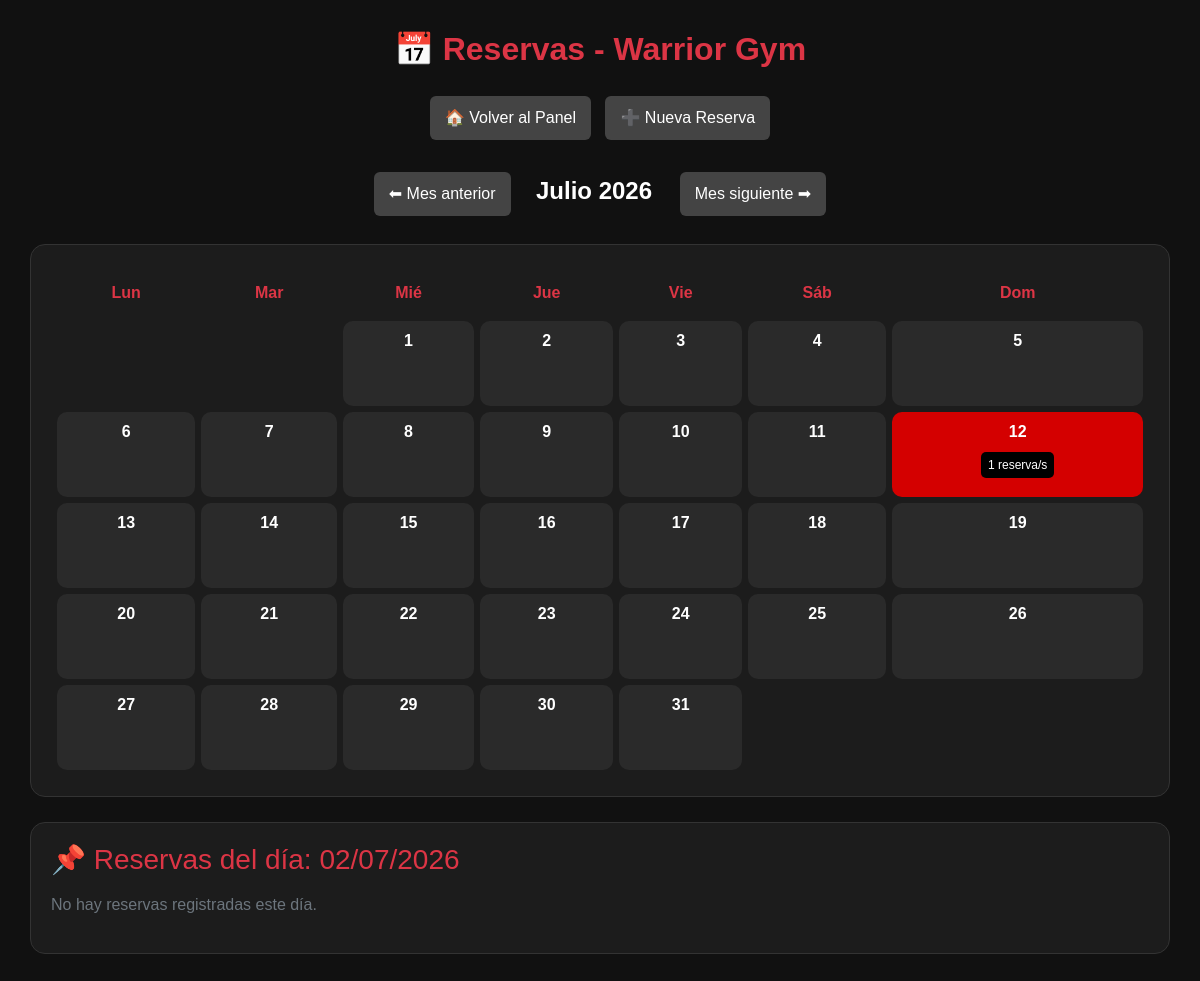
Before: /admin/reservas.php?mes=7&anio=2026&dia=2026-07-02 (signed in) with the older database file.
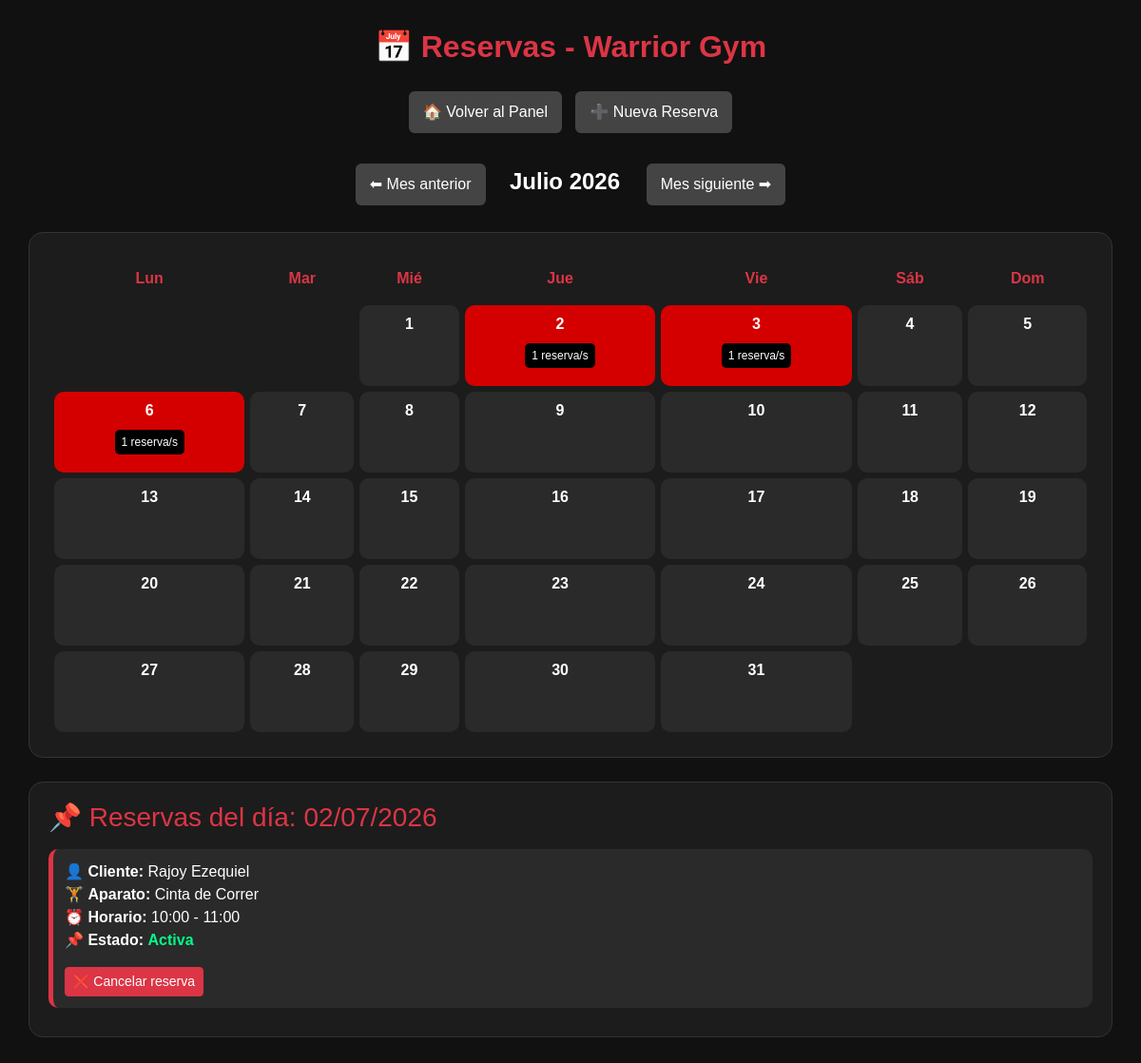
After: the same page with the newer database file.
### tables this page shows
CREATE TABLE `reservas` (
  `id_reserva` int(11) NOT NULL AUTO_INCREMENT,
  `id_cliente` int(11) NOT NULL,
  `id_aparato` int(11) NOT NULL,
  `fecha` date NOT NULL,
  `hora_inicio` time NOT NULL,
  `hora_fin` time NOT NULL,
  `estado_reserva` enum('Pendiente','Activa','Cancelada','Finalizada') NOT NULL DEFAULT 'Pendiente',
  PRIMARY KEY (`id_reserva`),
  UNIQUE KEY `id_cliente` (`id_cliente`,`id_aparato`,`fecha`,`hora_inicio`),
  KEY `id_aparato` (`id_aparato`),
  CONSTRAINT `reservas_ibfk_1` FOREIGN KEY (`id_cliente`) REFERENCES `clientes` (`id_cliente`),
  CONSTRAINT `reservas_ibfk_2` FOREIGN KEY (`id_aparato`) REFERENCES `aparatos` (`id_aparato`),
  CONSTRAINT `CONSTRAINT_1` CHECK (`hora_inicio` < `hora_fin`),
  CONSTRAINT `CONSTRAINT_2` CHECK (`hora_inicio` < `hora_fin`)
);

CREATE TABLE `clientes` (
  `id_cliente` int(11) NOT NULL AUTO_INCREMENT,
  `id_tipo_documento` int(11) NOT NULL,
  `numero_documento` varchar(20) NOT NULL,
  `nombre` varchar(50) NOT NULL,
  `apellido` varchar(50) NOT NULL,
  `telefono` varchar(20) DEFAULT NULL,
  `email` varchar(100) DEFAULT NULL,
  `direccion` varchar(100) DEFAULT NULL,
  `fecha_nacimiento` date DEFAULT NULL,
  `fecha_registro` date NOT NULL,
  `estado` enum('Activo','Inactivo','Suspendido') NOT NULL,
  `usuario` varchar(50) NOT NULL,
  `contrasena` varchar(255) NOT NULL,
  `id_usuario` int(11) DEFAULT NULL,
  PRIMARY KEY (`id_cliente`),
  UNIQUE KEY `numero_documento` (`numero_documento`),
  UNIQUE KEY `usuario` (`usuario`),
  UNIQUE KEY `email` (`email`),
  KEY `id_tipo_documento` (`id_tipo_documento`),
  CONSTRAINT `clientes_ibfk_1` FOREIGN KEY (`id_tipo_documento`) REFERENCES `tipo_documento` (`id_tipo_documento`)
);

CREATE TABLE `aparatos` (
  `id_aparato` int(11) NOT NULL AUTO_INCREMENT,
  `nombre` varchar(100) NOT NULL,
  `descripcion` varchar(200) DEFAULT NULL,
  `estado` enum('Disponible','Mantenimiento','Fuera de servicio') NOT NULL,
  PRIMARY KEY (`id_aparato`),
  UNIQUE KEY `nombre` (`nombre`)
);

### admin/reservas.php (the view, shortened to what the changed rows need)
<?php
include(__DIR__ . "/../php/conexion.php");
$mes = isset($_GET['mes']) ? intval($_GET['mes']) : intval(date('m'));
$anio = isset($_GET['anio']) ? intval($_GET['anio']) : intval(date('Y'));
$primer_dia = date("N", strtotime("$anio-$mes-01"));
$dias_mes = date("t", strtotime("$anio-$mes-01"));
$sqlMes = "SELECT r.fecha, COUNT(*) AS total
           FROM reservas r
           INNER JOIN clientes c ON r.id_cliente = c.id_cliente
           WHERE MONTH(r.fecha) = ?
           AND YEAR(r.fecha) = ?
           AND r.estado_reserva IN ('Activa', 'Pendiente')
           GROUP BY r.fecha";
$stmtMes = mysqli_prepare($conexion, $sqlMes);
mysqli_stmt_bind_param($stmtMes, "ii", $mes, $anio);
mysqli_stmt_execute($stmtMes);
$resMes = mysqli_stmt_get_result($stmtMes);
$reservas = [];
while ($row = mysqli_fetch_assoc($resMes)) {
    $reservas[$row['fecha']] = $row['total'];
}
$detalle = [];
$fecha_click = "";
if (isset($_GET['dia']) && !empty($_GET['dia'])) {
    $fecha_click = $_GET['dia'];
    $sqlDetalle = "SELECT
                        r.id_reserva,
                        r.fecha,
                        r.hora_inicio,
                        r.hora_fin,
                        r.estado_reserva,
                        c.nombre,
                        c.apellido,
                        a.nombre AS aparato
                   FROM reservas r
                   INNER JOIN clientes c
                        ON r.id_cliente = c.id_cliente
                   INNER JOIN aparatos a
                        ON r.id_aparato = a.id_aparato
                   WHERE r.fecha = ?
                   ORDER BY r.hora_inicio ASC";
    $stmtDetalle = mysqli_prepare($conexion, $sqlDetalle);
    mysqli_stmt_bind_param($stmtDetalle, "s", $fecha_click);
    mysqli_stmt_execute($stmtDetalle);
    $resDetalle = mysqli_stmt_get_result($stmtDetalle);
    while ($row = mysqli_fetch_assoc($resDetalle)) {
        $detalle[] = $row;
    }
}
function formatoHora($hora) {
    return date("H:i", strtotime($hora));
}
function formatoFecha($fecha) {
    return date("d/m/Y", strtotime($fecha));
}
?>
<!DOCTYPE html>
<html lang="es">
<head>
<link href="https://cdn.jsdelivr.net/npm/bootstrap@5.3.7/dist/css/bootstrap.min.css" rel="stylesheet">
</head>
<body>
<div class="contenedor">
    <h2 class="titulo">📅 Reservas - Warrior Gym</h2>
    <div class="calendario">
        <table>
            <tr>
                <th>Lun</th>
                <th>Mar</th>
                <th>Mié</th>
                <th>Jue</th>
                <th>Vie</th>
                <th>Sáb</th>
                <th>Dom</th>
            </tr>
            <tr>
            <?php
            $dia = 1;
            $col = 1;
            for ($i = 1; $i < $primer_dia; $i++) {
                $col++;
            }
            while ($dia <= $dias_mes) {
                $fecha = sprintf("%04d-%02d-%02d", $anio, $mes, $dia);
                $clase = isset($reservas[$fecha]) ? "dia-con-reserva" : "dia-sin-reserva";
                echo "<td class='$clase' onclick=\"window.location='?mes=$mes&anio=$anio&dia=$fecha'\">";
                echo "<strong>$dia</strong><br>";
                if (isset($reservas[$fecha])) {
                    echo "<span class='badge-reserva'>{$reservas[$fecha]} reserva/s</span>";
                }
                echo "</td>";
                if ($col % 7 == 0) {
                    echo "</tr><tr>";
                }
                $dia++;
                $col++;
            }
            ?>
            </tr>
        </table>
    </div>
    <?php if (!empty($fecha_click)): ?>
        <div class="detalle">
            <h3 class="text-danger mb-3">
                📌 Reservas del día: <?= formatoFecha($fecha_click) ?>
            </h3>
            <?php if (count($detalle) == 0): ?>
                <p class="text-secondary">
                    No hay reservas registradas este día.
                </p>
            <?php else: ?>
                <?php foreach($detalle as $r): ?>
                    <div class="reserva-card">
                        <div>
                            👤 <strong>Cliente:</strong>
                            <?= htmlspecialchars($r['apellido'] . " " . $r['nombre']) ?>
                        </div>
                        <div>
                            🏋 <strong>Aparato:</strong>
                            <?= htmlspecialchars($r['aparato']) ?>
                        </div>
                        <div>
                            ⏰ <strong>Horario:</strong>
                            <?= formatoHora($r['hora_inicio']) ?> - <?= formatoHora($r['hora_fin']) ?>
                        </div>
                        <div>
                            📌 <strong>Estado:</strong>
                            <?php if ($r['estado_reserva'] == 'Activa'): ?>
                                <span class="estado-activa">Activa</span>
                            <?php elseif ($r['estado_reserva'] == 'Pendiente'): ?>
                                <span class="estado-pendiente">Pendiente</span>
                            <?php elseif ($r['estado_reserva'] == 'Finalizada'): ?>
                                <span class="estado-finalizada">Finalizada</span>
                            <?php else: ?>
                                <span class="estado-cancelada">
                                    <?= htmlspecialchars($r['estado_reserva']) ?>
                                </span>
                            <?php endif; ?>
                        </div>
                        <?php if ($r['estado_reserva'] == 'Pendiente'): ?>
                            <div class="mt-3">
                                <a
                                    href="aprobar_reserva.php?id=<?= $r['id_reserva'] ?>"
                                    class="btn btn-success btn-sm"
                                    onclick="return confirm('¿Aprobar esta reserva?');">
                                    ✔ Aprobar reserva
                                </a>
                                <a
                                    href="cancelar_reserva.php?id=<?= $r['id_reserva'] ?>"
                                    class="btn btn-danger btn-sm"
                                    onclick="return confirm('¿Cancelar esta reserva?');">
                                    ❌ Cancelar reserva
                                </a>
                            </div>
                        <?php elseif ($r['estado_reserva'] == 'Activa'): ?>
                            <div class="mt-3">
                                <a
                                    href="cancelar_reserva.php?id=<?= $r['id_reserva'] ?>"
                                    class="btn btn-danger btn-sm"
                                    onclick="return confirm('¿Cancelar esta reserva?');">
                                    ❌ Cancelar reserva
                                </a>
                            </div>
                        <?php endif; ?>
                    </div>
                <?php endforeach; ?>
            <?php endif; ?>
        </div>
    <?php endif; ?>
</div>
</body>
</html>

Changed rows visible on the page:
added reservas: id_cliente.nombre "Rajoy Ezequiel", id_aparato.nombre "Cinta de Correr", hora_inicio "10:00", hora_fin "11:00", estado_reserva "Activa"
Other visible differences:
new list line: "3 1 reserva/s"
new list line: "6 1 reserva/s"
list line gone: "30"
list line gone: "31"
text no longer shown: "No hay reservas registradas este día."
